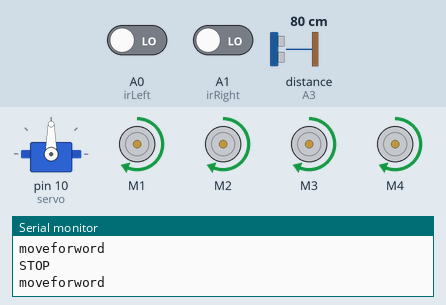
Recording of a sketch running on a simulated Arduino Uno, built with avr-gcc and run on an emulated ATmega328P. On the bench: servo, 4 × DC motor (green arrow = forward, orange = backward, longer = faster), the last lines printed to the serial monitor. Inputs (shaded band) come from the test bench; at power-on: A0 (irLeft) LOW, distance to the obstacle (sensor on A3) 80 cm, A1 (irRight) LOW. The echo pulse lasts 58.3 µs per cm.

Above: at 1.2 s.
1.3 s: A0 (irLeft) driven HIGH
At 1.8 s:
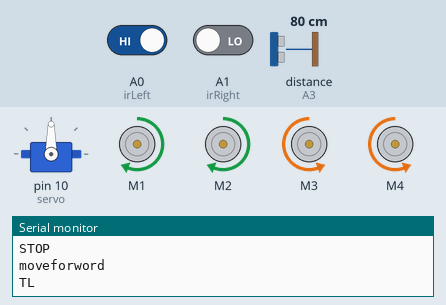
4.3 s: distance to the obstacle (sensor on A3) set to 23 cm
7.3 s: distance to the obstacle (sensor on A3) set to 18 cm
At 9.2 s:
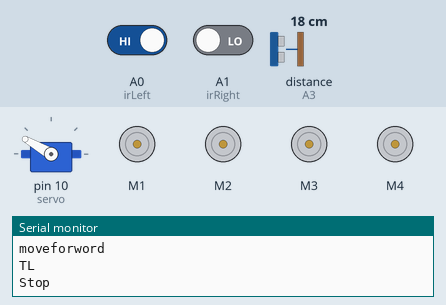
10.3 s: distance to the obstacle (sensor on A3) set to 35 cm
At 11.9 s:
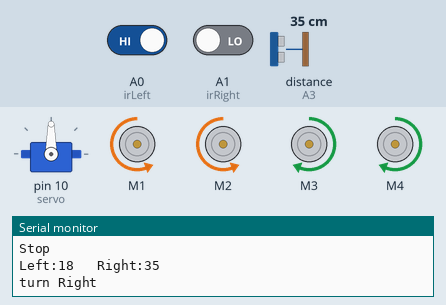
13.3 s: A0 (irLeft) driven LOW and A1 (irRight) driven HIGH
16.3 s: A1 (irRight) driven LOW
At 18.0 s:
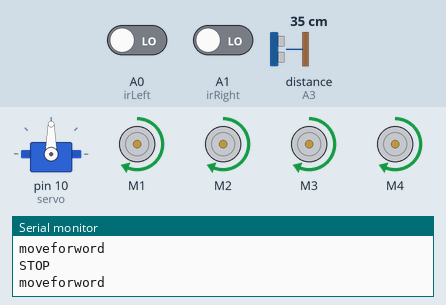
Timing chart, 0 to 19.3 s (numbered marks = the images above; inputs shaded):
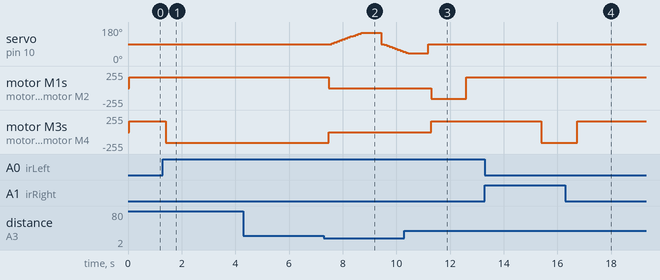

The sketch:

Code.ino
```cpp
#include <NewPing.h>
#include <Servo.h>
#include <AFMotor.h>

//hc-sr04 sensor
#define TRIGGER_PIN A2
#define ECHO_PIN A3
#define max_distance 50

//ir sensor
#define irLeft A0
#define irRight A1

//motor
#define MAX_SPEED 200
#define MAX_SPEED_OFFSET 20

Servo servo;

NewPing sonar(TRIGGER_PIN, ECHO_PIN, max_distance);

AF_DCMotor motor1(1, MOTOR12_1KHZ);
AF_DCMotor motor2(2, MOTOR12_1KHZ);
AF_DCMotor motor3(3, MOTOR34_1KHZ);
AF_DCMotor motor4(4, MOTOR34_1KHZ);


int distance = 0;
int leftDistance;
int rightDistance;
boolean object;

void setup() {
  Serial.begin(9600);
  pinMode(irLeft, INPUT);
  pinMode(irRight, INPUT);
  servo.attach(10);
  servo.write(90);

  motor1.setSpeed(160);
  motor2.setSpeed(160);
  motor3.setSpeed(160);
  motor4.setSpeed(160);
}

void loop() {
  if (digitalRead(irLeft) == 1 && digitalRead(irRight) == 1 ) {
    objectAvoid();
    //forword
  }
  else if (digitalRead(irLeft) == 1 && digitalRead(irRight) == 0 ) {

    Serial.println("TL");
    //leftturn
    moveLeft();
    delay(500);

  }
  else if (digitalRead(irLeft) == 0 && digitalRead(irRight) == 1 ) {

    Serial.println("TR");
    //rightturn
    moveRight();
    delay(500);


  }
  else if (digitalRead(irLeft) == 0 && digitalRead(irRight) == 0 ) {
    objectStop();
    Serial.println("STOP");

  }

     objectAvoid();
}

void objectStop() {
  distance = getDistance();
  if (distance <= 20) {
    //stop
    Stop();
    delay(5000);
    Serial.println("Stop");
  }
  else {
    Serial.println("moveforword");
    moveForward();
  }

}

void objectAvoid() {
  distance = getDistance();
  if (distance <= 20) {
    //stop
    Stop();
    Serial.println("Stop");
    if (digitalRead(irLeft) == 0 && digitalRead(irRight) == 0 ) {
    objectStop();
    Serial.println("STOP");

    }
    else{
    lookLeft();
    lookRight();
    delay(100);

    if (rightDistance <= leftDistance) {
      //left
      object = true;
      turn();
      Serial.println("moveLeft");
    } else {
      //right
      object = false;
      turn();
      Serial.println("moveRight");
    }
    delay(100);
  }
  }
  else {
    //forword
    Serial.println("moveforword");
    moveForward();
  }
}

int getDistance() {
  delay(50);
  int cm = sonar.ping_cm();
  if (cm == 0) {
    cm = 100;
  }
  return cm;
}

int lookLeft () {
  //lock left
  for (int i=90;i<=150;i=i+5){
    servo.write(i);
    delay(100);
    }
//  servo.write(150);
  delay(500);
  leftDistance = getDistance();
  delay(100);
  servo.write(90);
  Serial.print("Left:");
  Serial.print(leftDistance);
  return leftDistance;
  delay(100);
}

int lookRight() {
  //lock right
  for (int i=90;i>=40;i=i-5){
    servo.write(i);
    delay(100);
    }
//  servo.write(30);
  delay(500);
  rightDistance = getDistance();
  delay(100);
  servo.write(90);
  Serial.print("   ");
  Serial.print("Right:");
  Serial.println(rightDistance);
  return rightDistance;
  delay(100);
}
void Stop() {
  motor1.run(RELEASE);
  motor2.run(RELEASE);
  motor3.run(RELEASE);
  motor4.run(RELEASE);
}
void moveForward() {
  motor1.run(FORWARD);
  motor2.run(FORWARD);
  motor3.run(FORWARD);
  motor4.run(FORWARD);
}
void moveBackward() {
  motor1.run(BACKWARD);
  motor2.run(BACKWARD);
  motor3.run(BACKWARD);
  motor4.run(BACKWARD);

}
void turn() {
  if (object == false) {
    Serial.println("turn Right");
    moveRight();
    delay(1300);
    moveForward();
    delay(2800);
    moveLeft();
    delay(1300);
    if (digitalRead(irRight) == 0) {
      loop();
    } else {
      moveForward();
   }
  }
  else {
    Serial.println("turn left");
    moveLeft();
    delay(1300);
    moveForward();
    delay(2500);
    moveRight();
    delay(1300);
    if (digitalRead(irLeft) == 0) {
      loop();
    } else {
      moveForward();
   }
  }
}
void moveRight() {
  motor1.run(BACKWARD);
  motor2.run(BACKWARD);
  motor3.run(FORWARD);
  motor4.run(FORWARD);
}
void moveLeft() {
  motor1.run(FORWARD);
  motor2.run(FORWARD);
  motor3.run(BACKWARD);
  motor4.run(BACKWARD);
}
```

Measured:
- the behaviour switches between 21 and 20 cm on distance to the obstacle (sensor on A3) (found by bisection; images 1 and 2)
- after the input at 1.3 s, motor M3, motor M4: forward 160/255 → backward 160/255 after 0.10 s
- after the input at 7.3 s, servo on pin 10 (servo): rises from 90° to 150° in 1.1 s, then falls to 50° in 1.6 s; motor M1, motor M2: forward 160/255 → stopped after 0.19 s; motor M3, motor M4: backward 160/255 → stopped after 0.19 s
- after the input at 10.3 s, motor M1, motor M2: stopped → backward 160/255 after 0.99 s, → forward 160/255 1.3 s later
- after the input at 16.3 s, motor M1, motor M2: stays forward 160/255 (without the input it goes to backward 160/255 after 0.50 s)
